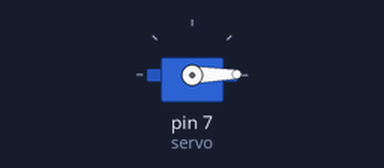
The sketch below on a simulated Arduino Uno, built with avr-gcc and run on an emulated ATmega328P. On the bench: servo.

Above: at 0.05 s.
At 2.55 s:
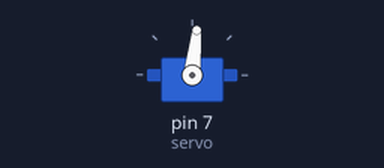
At 5.1 s:
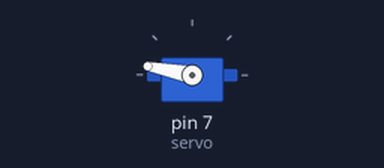
At 10.2 s:
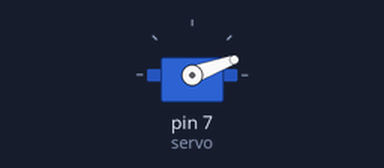
Timing chart, 0 to 14.0 s (numbered marks = the images above):
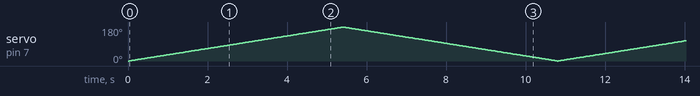

The sketch:

Servo_for.ino
```cpp
#include<Servo.h> //Servo 라이브러리를 추가
Servo servo;      //Servo 클래스로 servo객체 생성
int value = 0;    // 각도를 조절할 변수 value
int ii = 0;     // for 구문의 변수 선언


void setup() {
  servo.attach(7);     //맴버함수인 attach : 핀 설정
}

void loop() {
  for(ii = 0; ii < 180 ; ii++)
  {
    servo.write(ii);
    delay(30);
  }

  for(ii = 179; ii > 0; ii--) // ii-- : ii가 1씩 작아진다.
  {
    servo.write(ii);
    delay(30);
  }
}
```
